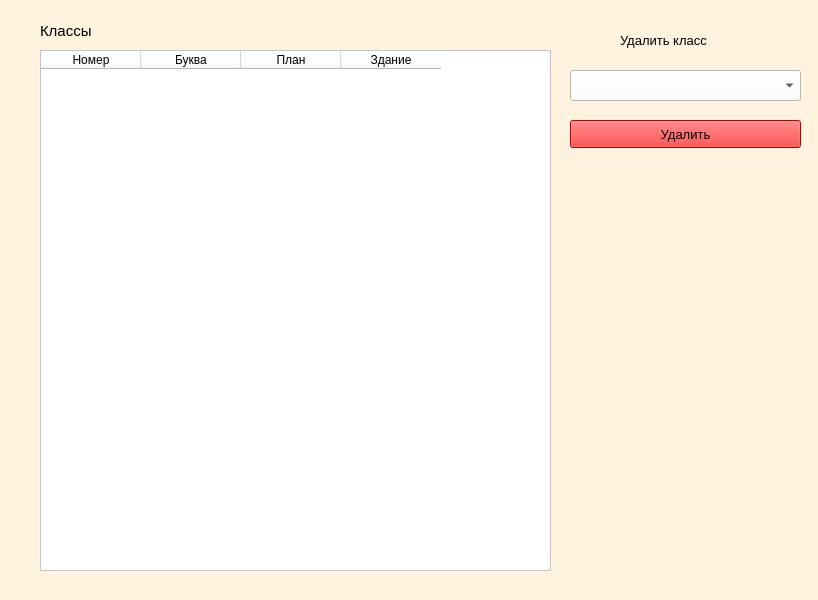
<?xml version="1.0" encoding="UTF-8"?>
<ui version="4.0">
 <class>Form</class>
 <widget class="QWidget" name="Form">
  <property name="geometry">
   <rect>
    <x>0</x>
    <y>0</y>
    <width>818</width>
    <height>600</height>
   </rect>
  </property>
  <property name="windowTitle">
   <string>del_classes</string>
  </property>
  <property name="styleSheet">
   <string notr="true">background-color: rgb(255, 242, 222);</string>
  </property>
  <widget class="QTableWidget" name="tableWidget">
   <property name="enabled">
    <bool>true</bool>
   </property>
   <property name="geometry">
    <rect>
     <x>40</x>
     <y>50</y>
     <width>511</width>
     <height>521</height>
    </rect>
   </property>
   <property name="font">
    <font>
     <pointsize>11</pointsize>
    </font>
   </property>
   <property name="styleSheet">
    <string notr="true">background-color: rgb(255, 255, 255);</string>
   </property>
   <column>
    <property name="text">
     <string>Номер</string>
    </property>
   </column>
   <column>
    <property name="text">
     <string>Буква</string>
    </property>
   </column>
   <column>
    <property name="text">
     <string>План</string>
    </property>
   </column>
   <column>
    <property name="text">
     <string>Здание</string>
    </property>
   </column>
  </widget>
  <widget class="QComboBox" name="combo_class">
   <property name="geometry">
    <rect>
     <x>570</x>
     <y>70</y>
     <width>231</width>
     <height>31</height>
    </rect>
   </property>
   <property name="font">
    <font>
     <pointsize>10</pointsize>
    </font>
   </property>
   <property name="styleSheet">
    <string notr="true">background-color: rgb(255, 255, 255);</string>
   </property>
  </widget>
  <widget class="QLabel" name="label">
   <property name="geometry">
    <rect>
     <x>620</x>
     <y>30</y>
     <width>131</width>
     <height>21</height>
    </rect>
   </property>
   <property name="font">
    <font>
     <pointsize>10</pointsize>
    </font>
   </property>
   <property name="text">
    <string>Удалить класс</string>
   </property>
  </widget>
  <widget class="QPushButton" name="push_del_class">
   <property name="geometry">
    <rect>
     <x>570</x>
     <y>120</y>
     <width>231</width>
     <height>28</height>
    </rect>
   </property>
   <property name="font">
    <font>
     <pointsize>10</pointsize>
    </font>
   </property>
   <property name="styleSheet">
    <string notr="true">background-color: rgb(255, 0, 0);</string>
   </property>
   <property name="text">
    <string>Удалить</string>
   </property>
  </widget>
  <widget class="QLabel" name="label_2">
   <property name="geometry">
    <rect>
     <x>40</x>
     <y>20</y>
     <width>71</width>
     <height>21</height>
    </rect>
   </property>
   <property name="font">
    <font>
     <pointsize>11</pointsize>
    </font>
   </property>
   <property name="text">
    <string>Классы</string>
   </property>
  </widget>
  <widget class="QLabel" name="label_3">
   <property name="geometry">
    <rect>
     <x>570</x>
     <y>220</y>
     <width>231</width>
     <height>281</height>
    </rect>
   </property>
   <property name="text">
    <string/>
   </property>
   <property name="pixmap">
    <pixmap>../pictures/pngwing.com (6).png</pixmap>
   </property>
  </widget>
 </widget>
 <resources/>
 <connections/>
</ui>
